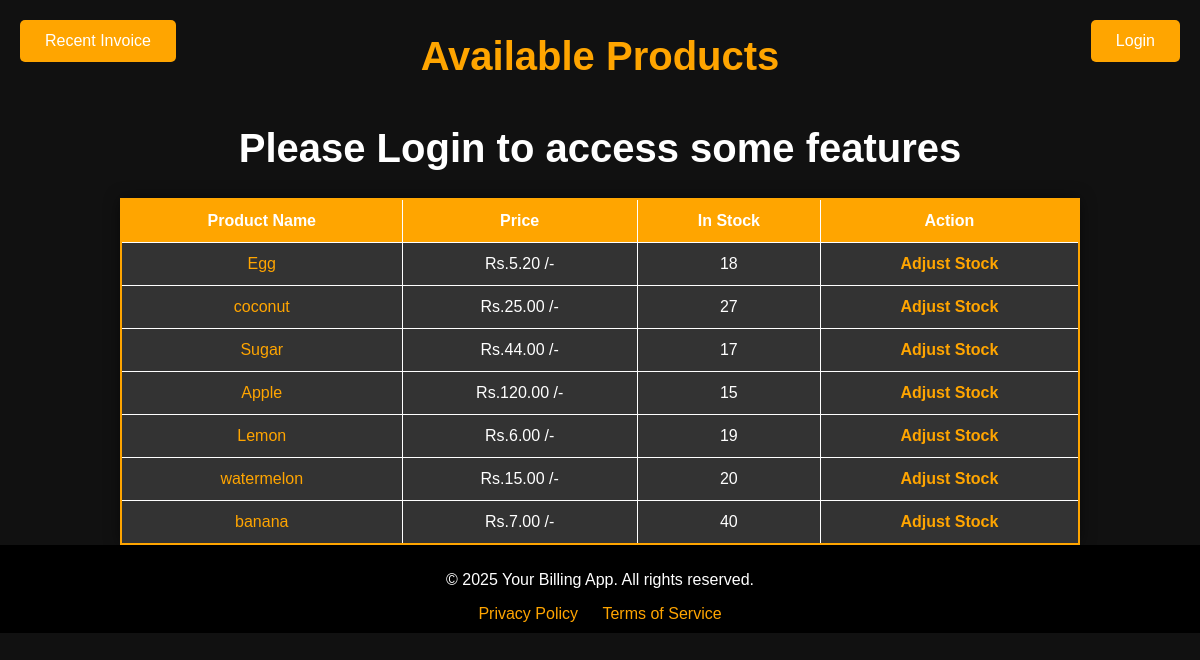
The page / on the database its author committed.
### zero/models.py (models this page shows, shortened)
class Products(models.Model):
	productid = models.AutoField(auto_created=True,primary_key=True)
	productname = models.CharField(max_length = 200)
	price = models.DecimalField(max_digits=5,decimal_places=2)
	purchaseprice = models.DecimalField(max_digits=5,decimal_places=2, default = 0)
	inwardqnty = models.IntegerField(default = 0)
	purchasedate = models.DateTimeField(auto_now=True)

### zero/views.py (the view)
# urls.py: 2. Add a URL to urlpatterns:  path('', views.home, name='home')
def home(request):
	products = Products.objects.all()
	product_dic = {product.productid:{'product_price':product.price,'product_name':product.productname,'product_date':product.purchasedate} for product in products}
	context = {'products': Products.objects.all(),'product_dic':product_dic}
	return render(request, 'home.html', context)

### zero/templates/zero/home.html (shortened to what this page needs)
<!DOCTYPE html>
<html lang="en">
<head>
</head>
<body>
    <div class="header-buttons">
        <a href="{% url 'print' %}">
            <button>Recent Invoice</button>
        </a>
	{% if user.is_authenticated %}
        	<form action="{% url 'logout' %}" method="post">
            		{% csrf_token %}
            		<button type="submit">Logout</button>
        	</form>
	{% else %}
    		<a href="{% url 'login' %}">
        	<button>Login</button>
    		</a>
	{% endif %}
    </div>
    <h1>Available Products</h1>
    {% if user.is_authenticated %}
	<h2> Welcome {{user.username}} </h2>
    <div class="links">
        <a href="{% url 'addproduct' %}"><button>Add Product</button></a>
        <a href="{% url 'addcustomer' %}"><button>Add Customer</button></a>
	<a href="{% url 'createinvoiceid' %}"><button>Create Invoice</button></a>
	<a href="{% url 'addpurchase' %}"><button>Add Purchase</button></a>
	<a href="{% url 'customer' %}"><button>Customer Details</button></a>
	<a href="{% url 'purchasedetails' %}"><button>Purchase Details</button></a>
        <a href="{% url 'invoice' %}"><button>Invoice Details</button></a>
    </div>
     {% else %}
	 <h2> Please Login to access some features </h2>
     {% endif %}
    <table>
        <thead>
            <tr>
                <th>Product Name</th>
                <th>Price</th>
                <th>In Stock</th>
                <th>Action</th>
            </tr>
        </thead>
        <tbody>
            {% for product in products %}
            <tr>
                <td><a href="#" style="color: orange;">{{ product.productname }}</a></td>
                <td>Rs.{{ product.price }} /-</td>
                <td>{{ product.inwardqnty }}</td>
                <td>
                    {% if product.inwardqnty <= 5 %}
                    <span style="color: red; font-weight: bold;">Low Stock - <a href="{% url 'updateproduct' product.productid %}" style="color: red;">Add More</a></span>
                    {% else %}
		    {% if user.is_authenticated %}
                    <span style="color: orange; font-weight: bold;"><a href="{% url 'updateproduct' product.productid %}"</a>Adjust Stock</span>
			{% else %}
                    <span style="color: orange; font-weight: bold;"><a href="{% url 'login' %}"</a>Adjust Stock</span>
			{% endif %}
                    {% endif %}
                </td>
            </tr>
            {% endfor %}
        </tbody>
    </table>
    <footer>
        <p>© 2025 Your Billing App. All rights reserved.</p>
        <a href="#">Privacy Policy</a>
        <a href="#">Terms of Service</a>
    </footer>
</body>
</html>

### zero/templates/zero/home.html (style rules this page uses)
body { font-family: Arial, sans-serif; background-color: #111; color: white; margin: 0; padding: 0; box-sizing: border-box; }
h1 { text-align: center; color: orange; padding: 7px 0; font-size: 2.5em; margin-bottom: 10px; }
h2 { text-align: center; color: white; padding: 7px 0; font-size: 2.5em; margin-bottom: 6px; }
.header-buttons { position: absolute; top: 20px; left: 20px; right: 20px; display: flex; justify-content: space-between; width: calc(100% - 40px); }
.header-buttons button { background-color: orange; color: white; border: none; padding: 12px 25px; font-size: 16px; cursor: pointer; border-radius: 5px; transition: background-color 0.3s ease; }
table { width: 80%; margin: 20px auto 0; border-collapse: collapse; background-color: #222; border: 2px solid orange; border-radius: 8px; box-shadow: 0 0 15px rgba(0, 0, 0, 0.5); }
th, td { padding: 12px; text-align: center; font-size: 16px; border: 1px solid white; }
th { background-color: orange; color: white; }
td { background-color: #333; color: white; }
button { background-color: orange; color: white; border: none; padding: 12px 25px; font-size: 16px; cursor: pointer; border-radius: 5px; transition: background-color 0.3s ease; }
a { color: orange; text-decoration: none; }
footer { text-align: center; background-color: black; color: white; padding: 10px 0; width: 100%; position: relative; }
footer a { color: orange; text-decoration: none; margin: 0 10px; }

### rows shown on the page
Products: productname "Egg", price "5.20", inwardqnty "18", shows "Adjust Stock"
Products: productname "coconut", price "25.00", inwardqnty "27", shows "Adjust Stock"
Products: productname "Sugar", price "44.00", inwardqnty "17", shows "Adjust Stock"
Products: productname "Apple", price "120.00", inwardqnty "15", shows "Adjust Stock"
Products: productname "Lemon", price "6.00", inwardqnty "19", shows "Adjust Stock"
Products: productname "watermelon", price "15.00", inwardqnty "20", shows "Adjust Stock"
Products: productname "banana", price "7.00", inwardqnty "40", shows "Adjust Stock"
